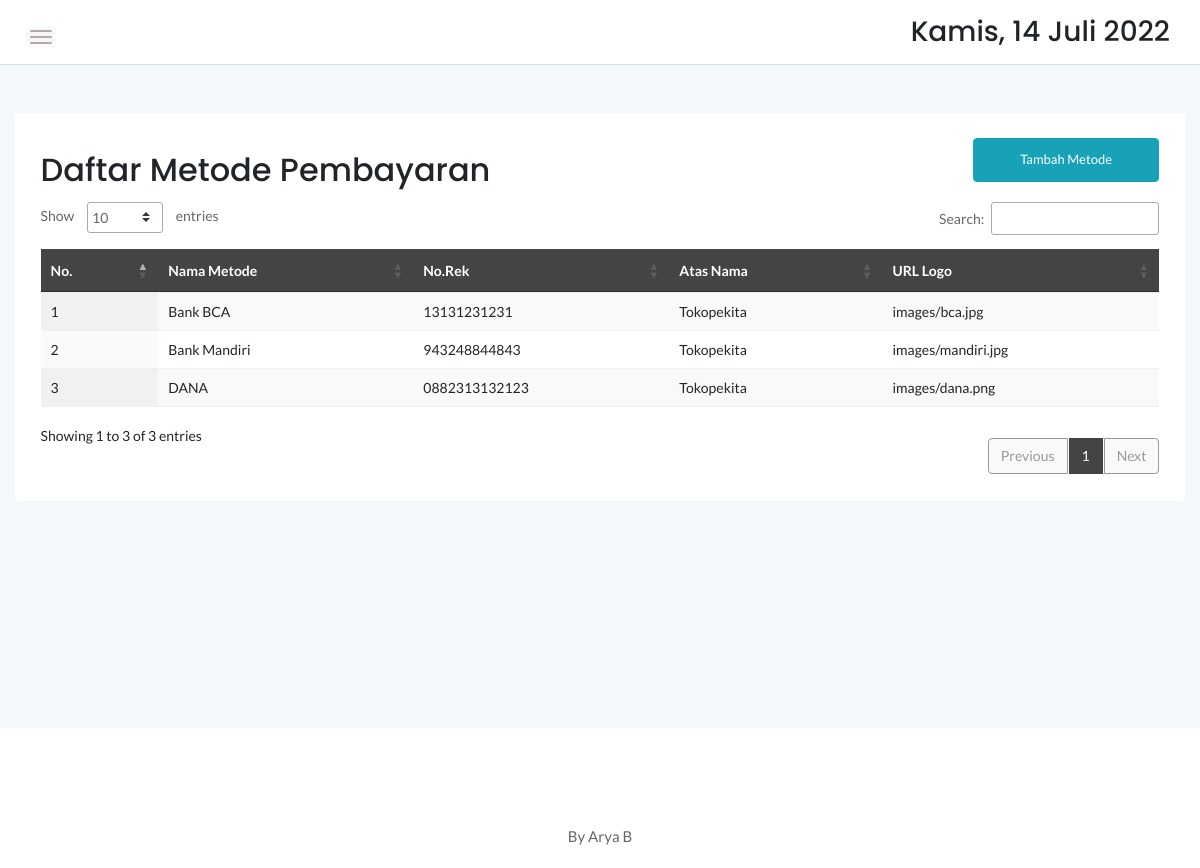
The page /admin/pembayaran.php on the database as committed earlier.
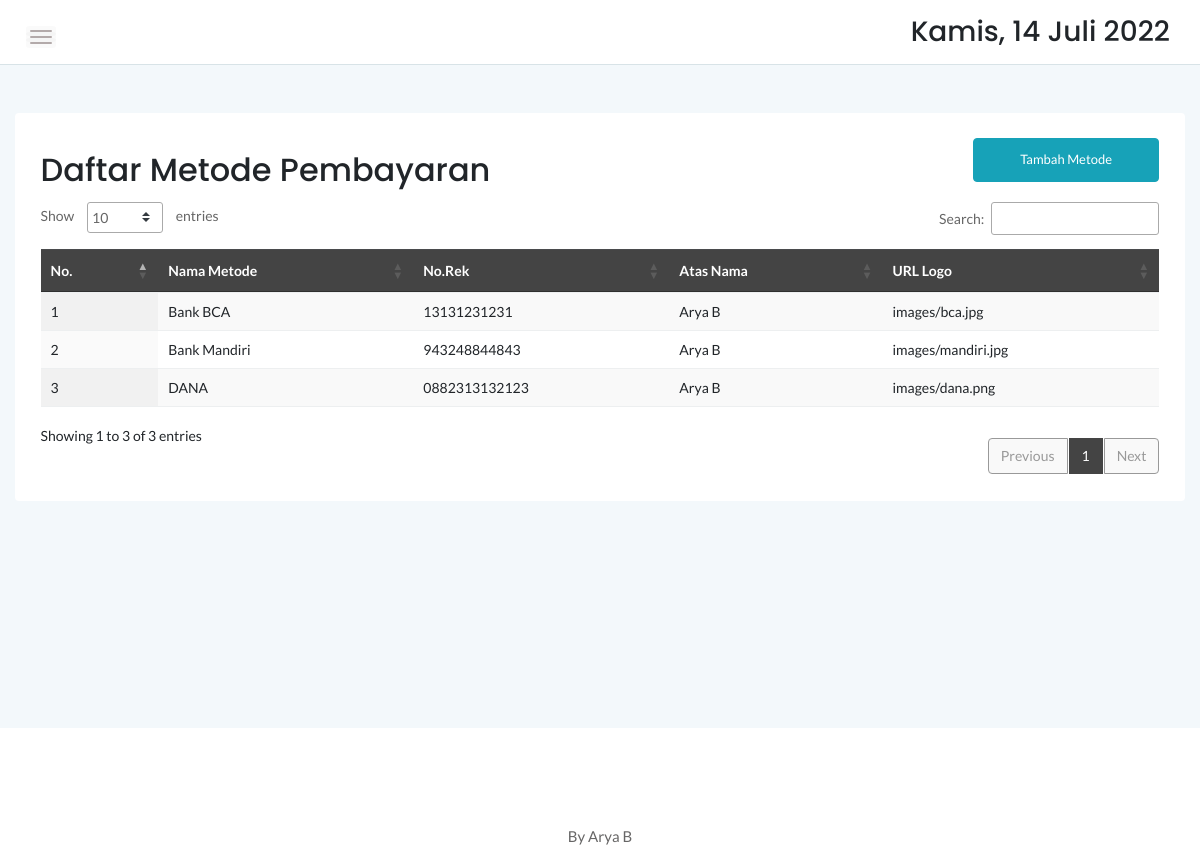
The same page on the database as committed later.
### tables this page shows
CREATE TABLE `pembayaran` (
    `no` int(11) NOT NULL AUTO_INCREMENT,
    `metode` varchar(25) NOT NULL,
    `norek` varchar(25) NOT NULL,
    `logo` text DEFAULT NULL,
    `an` varchar(20) NOT NULL,
    PRIMARY KEY (`no`)
  );

### admin/pembayaran.php (the view, shortened to what this page needs)
<?php
	include '../dbconnect.php';
	?>
<!doctype html>
<html class="no-js" lang="en">
<head>
    <link rel="stylesheet" href="assets/css/bootstrap.min.css">
    <link rel="stylesheet" href="assets/css/font-awesome.min.css">
    <link rel="stylesheet" href="assets/css/themify-icons.css">
    <link rel="stylesheet" href="assets/css/metisMenu.css">
    <link rel="stylesheet" href="assets/css/owl.carousel.min.css">
    <link rel="stylesheet" href="assets/css/slicknav.min.css">
    <link rel="stylesheet" href="https://www.amcharts.com/lib/3/plugins/export/export.css" type="text/css" media="all" />
	<link rel="stylesheet" type="text/css" href="https://cdn.datatables.net/1.10.20/css/jquery.dataTables.min.css">
    <link rel="stylesheet" type="text/css" href="https://cdn.datatables.net/1.10.20/css/jquery.dataTables.css">
    <link rel="stylesheet" type="text/css" href="https://cdn.datatables.net/1.10.20/css/dataTables.bootstrap4.min.css">
    <link rel="stylesheet" type="text/css" href="https://cdn.datatables.net/responsive/2.2.3/css/responsive.bootstrap.min.css">
    <link rel="stylesheet" type="text/css" href="https://cdn.datatables.net/responsive/2.2.3/css/responsive.jqueryui.min.css">
	<link rel="stylesheet" type="text/css" href="https://cdn.datatables.net/buttons/1.5.2/css/buttons.dataTables.min.css">
    <link rel="stylesheet" href="assets/css/typography.css">
    <link rel="stylesheet" href="assets/css/default-css.css">
    <link rel="stylesheet" href="assets/css/styles.css">
    <link rel="stylesheet" href="assets/css/responsive.css">
</head>
<body>
    <div class="page-container">
        <div class="main-content">
            <div class="header-area">
                <div class="row align-items-center">
                    <div class="col-md-6 col-sm-8 clearfix">
                        <div class="nav-btn pull-left">
                            <span></span>
                            <span></span>
                            <span></span>
                        </div>
                    </div>
                    <div class="col-md-6 col-sm-4 clearfix">
                        <ul class="notification-area pull-right">
                            <li><h3><div class="date">
						</b></div></h3>
						</li>
                        </ul>
                    </div>
                </div>
            </div>
            <div class="main-content-inner">
                <div class="row mt-5 mb-5">
                    <div class="col-12">
                        <div class="card">
                            <div class="card-body">
                                <div class="d-sm-flex justify-content-between align-items-center">
									<h2>Daftar Metode Pembayaran</h2>
									<button style="margin-bottom:20px" data-toggle="modal" data-target="#myModal" class="btn btn-info col-md-2">Tambah Metode</button>
                                </div>
                                    <div class="data-tables datatable-dark">
										 <table id="dataTable3" class="display" style="width:100%"><thead class="thead-dark">
											<tr>
												<th>No.</th>
												<th>Nama Metode</th>
												<th>No.Rek</th>
												<th>Atas Nama</th>
												<th>URL Logo</th>
											</tr></thead><tbody>
											<?php
											$brgs=mysqli_query($conn,"SELECT * from pembayaran order by no ASC");
											$no=1;
											while($p=mysqli_fetch_array($brgs)){
												?>
												<tr>
													<td><?php echo $no++ ?></td>
													<td><?php echo $p['metode'] ?></td>
													<td><?php echo $p['norek'] ?></td>
													<td><?php echo $p['an'] ?></td>
													<td><?php echo $p['logo'] ?></td>
												</tr>
												<?php
											}
											?>
										</tbody>
										</table>
                                    </div>
								 </div>
                            </div>
                        </div>
                    </div>
                </div>
            </div>
        </div>
        <footer>
            <div class="footer-area">
                <p>By Arya B</p>
            </div>
        </footer>
</body>
</html>

### admin/assets/css/styles.css (style rules this page uses)
.page-container { width: 100%; height: 100%; min-height: 100vh; padding-left: 280px; -webkit-transition: padding-left 0.3s ease 0s; transition: padding-left 0.3s ease 0s; }
.card { border: none; border-radius: 4px; background-color: #fff; -webkit-transition: all 0.3s ease 0s; transition: all 0.3s ease 0s; }
.card-body { padding: 25.6px; padding: 1.6rem; }
.main-content { width: 100%; background: #F3F8FB; }
.main-content-inner { padding: 0 30px 50px; }
.header-area { padding: 15px 30px; background: #fff; border-bottom: 1px solid #d8e3e7; }
.nav-btn { margin-right: 30px; margin-top: 10px; cursor: pointer; }
.nav-btn span { display: block; width: 22px; height: 2px; background: #b3aaaa; margin: 4px 0; border-radius: 15px; -webkit-transition: all 0.3s ease 0s; transition: all 0.3s ease 0s; box-shadow: 0 0 0 4px rgba(99, 96, 96, 0.03); }
.notification-area { -webkit-user-select: none; -moz-user-select: none; -ms-user-select: none; user-select: none; position: relative; z-index: 1; }
.notification-area li { display: inline-block; margin-left: 20px; cursor: pointer; -webkit-user-select: none; -moz-user-select: none; -ms-user-select: none; user-select: none; }
.footer-area { text-align: center; padding: 23px 0 19px; background: #fff; }
.footer-area p { color: #676666; margin-bottom: 0; }
.btn { padding: 11px 17px; font-size: 13px; letter-spacing: 0; }
table tr th { border-bottom: none; }
table tr th, table tr td { border-top: 1px solid rgba(120, 130, 140, 0.13) !important; }
table.dataTable.no-footer { border-bottom: 1px solid rgba(120, 130, 140, 0.13) !important; }
table.dataTable thead th, table.dataTable thead td { border-bottom-color: transparent; }
.datatable-dark thead { background: #444; color: #fff; }

### admin/assets/css/responsive.css (style rules this page uses)
@media (min-width: 1200px) and (max-width: 1364px) { .main-content-inner { padding: 0 15px 50px; } }
@media (min-width: 1200px) and (max-width: 1364px) { .page-container, .sbar_collapsed.page-container { padding-left: 0; } }

Rows that differ between the two databases and show on the page:
changed pembayaran "Bank BCA": an "Tokopekita" → "Arya B"
changed pembayaran "Bank Mandiri": an "Tokopekita" → "Arya B"
changed pembayaran "DANA": an "Tokopekita" → "Arya B"
